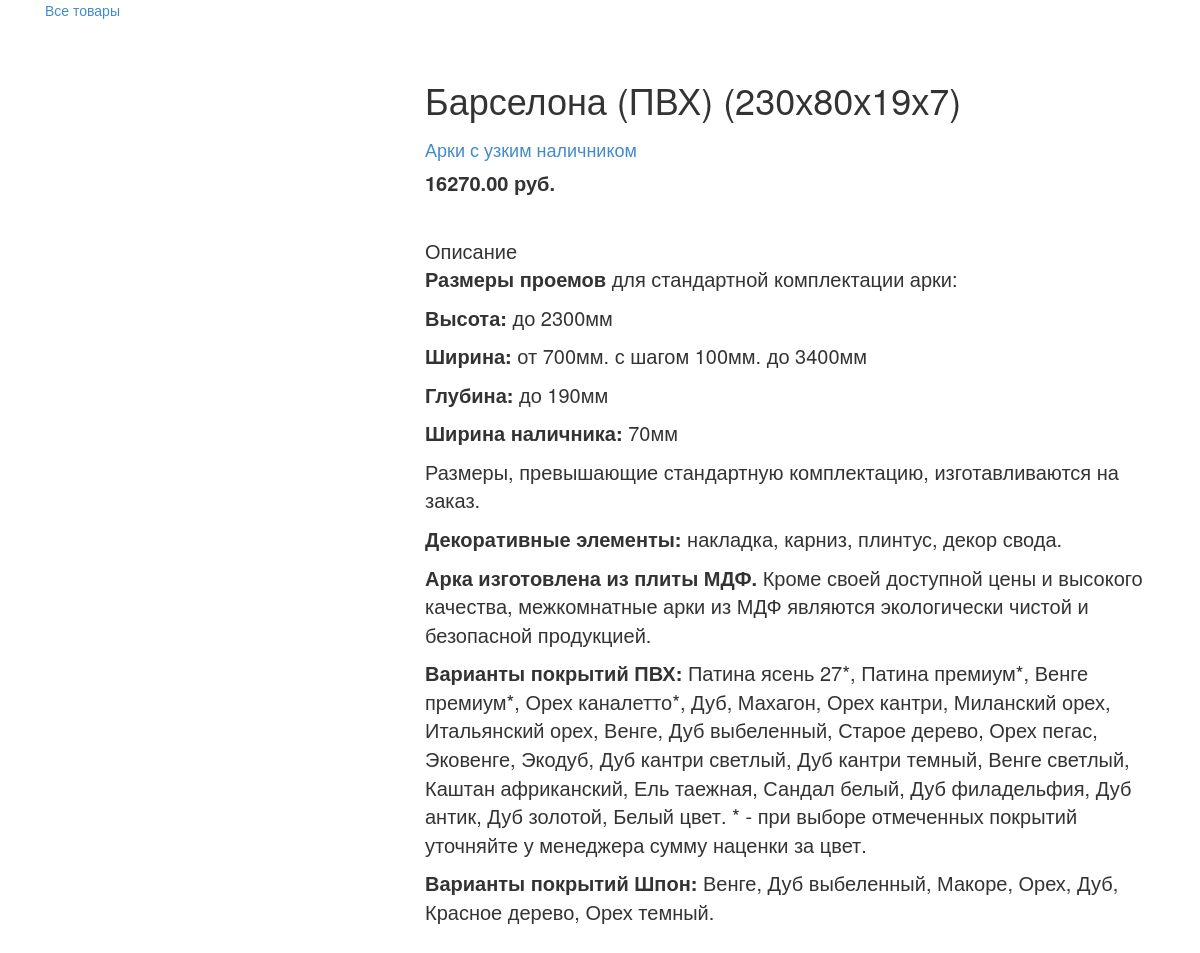
/94358/94358/, run on the app's committed database.
### webapp/models.py (models this page shows, shortened)
class Product(models.Model):
	category = models.ForeignKey(Category, related_name='Product', null=True, verbose_name="Категория")
	name = models.CharField(max_length=50, null=True, db_index=True, verbose_name="Товар")
	slug = models.SlugField(max_length=200, null=True, db_index=True, verbose_name="Ссылка")
	price = models.DecimalField(max_digits=20, null=True, decimal_places=2, verbose_name="Цена")
	description = models.TextField(blank=True, null=True, verbose_name="Описание")
	image=models.ImageField(upload_to='images',null=True, blank=True)
	class Meta:
		ordering = ['name']
		index_together = [
			['id', 'slug']
		]
		verbose_name = 'Товар'
		verbose_name_plural = 'Товары'

class Category(models.Model):
	name = models.CharField(max_length=50, null=True, db_index=True, verbose_name="Категория")
	slug = models.SlugField(max_length=200, null=True, db_index=True, unique=True)
	class Meta:
		ordering = ['name']
		verbose_name = 'Категория'
		verbose_name_plural = 'Категории'
	def __str__(self):
		return self.name
	def get_absolute_url(self):
		return reverse('webapp:ProductListByCategory', args=[self.slug])

### webapp/views.py (the view)
# urls.py: url(r'^(?P<id>\d+)/(?P<slug>[-\w]+)/$', views.ProductDetail, name='ProductDetail'),
def ProductDetail(request, id, slug):
    product = get_object_or_404(Product, id=id, slug=slug)
    return render(request, 'webapp/hfiles/card.html',
                             {'product': product})

### webapp/templates/webapp/hfiles/card.html (shortened to what this page needs)
{% extends 'webapp/base.html' %}
{% load static %}
{% block content %}
<div id="sidebar" class="col-sm-3">
<a href="/">Все товары</a>
<br>
</div>
  <div class="product-detail">
    <div class="col-sm-4">
    </div>
    <div class="col-sm-8">
      <h1>{{ product.name }}</h1>
      <h2><a href="{{ product.category.get_absolute_url }}">{{ product.category }}</a></h2>
      <p class="price">{{ product.price }} руб.</p>
      <br>
      <span>Описание {{ product.description | safe}}</span>
      <br>
    </div>
  </div>
{% endblock %}

### webapp/static/css/style.css (style rules this page uses)
.product-detail { font-weight: 400; font-size: 20px; margin-top: 60px; }
.price { font-weight: 600; font-size: 20px; }
.product-detail h2 { font-size: 18px; }

### data on the page
Product: name "Барселона (ПВХ) (230х80х19х7)", category "Арки с узким наличником", price "16270.00", description "Размеры проемов для стандартной комплектации арки: Высота: до 2300мм Ширина: от 700мм. с шагом 100мм. до 3400мм Глубина: до 190мм Ширина наличника: 70мм Размеры, превышающие стандартную комплектацию, изготавливаются на заказ. Декоративные элементы: накладка, карниз, плинтус, декор свода. Арка изготовлена из плиты МДФ. Кроме своей доступной цены и высокого качества, межкомнатные арки из МДФ являются экологически чистой и безопасной продукцией. Варианты покрытий ПВХ: Патина ясень 27*, Патина премиум*, Венге премиум*, Орех каналетто*, Дуб, Махагон, Орех кантри, Миланский орех, Итальянский орех, Венге, Дуб выбеленный, Старое дерево, Орех пегас, Эковенге, Экодуб, Дуб кантри светлый, Дуб кантри…"
